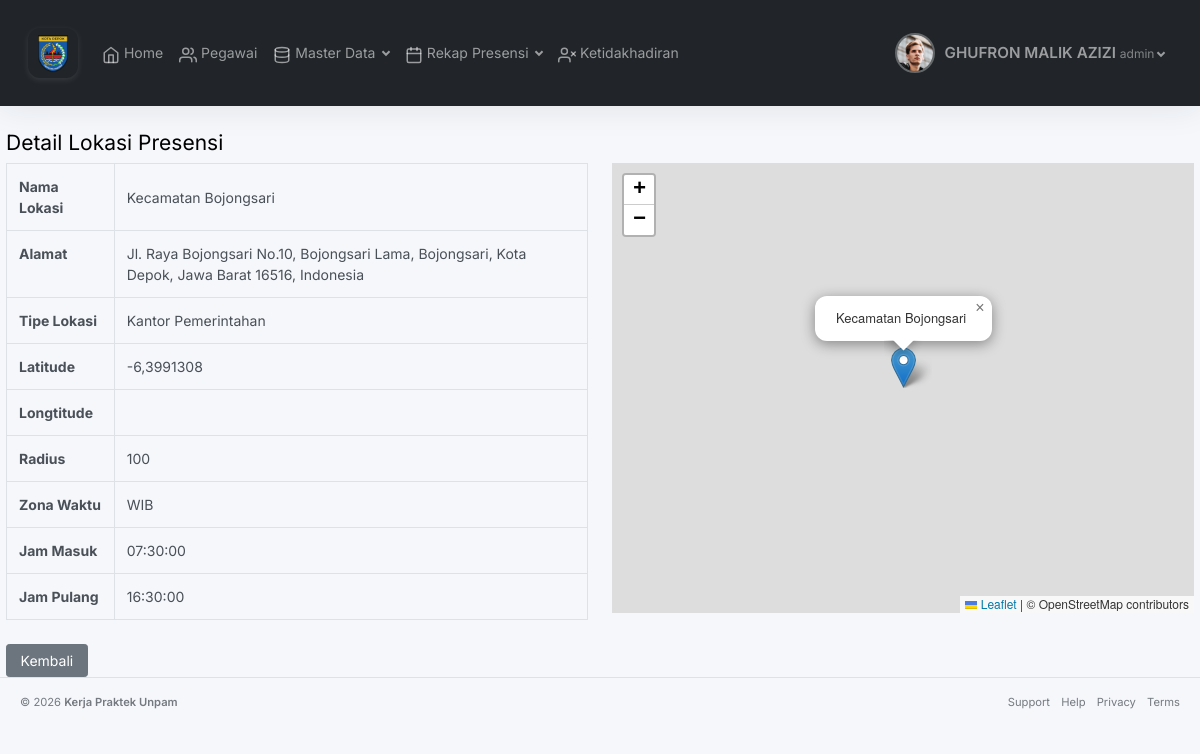
The page /admin/data_lokasi_presensi/detail.php?id=1 (signed in) on the database its author committed.
### tables this page shows
CREATE TABLE `lokasi_presensi` (
  `id` int NOT NULL,
  `nama_lokasi` varchar(225) DEFAULT NULL,
  `alamat_lokasi` varchar(225) DEFAULT NULL,
  `tipe_lokasi` varchar(50) DEFAULT NULL,
  `latitude` varchar(50) DEFAULT NULL,
  `longitude` varchar(50) DEFAULT NULL,
  `radius` int DEFAULT NULL,
  `zona_waktu` varchar(4) DEFAULT NULL,
  `jam_masuk` time DEFAULT NULL,
  `jam_pulang` time DEFAULT NULL
);

### admin/data_lokasi_presensi/detail.php (the view, shortened to what this page needs)
<?php
require_once('../../config.php');
$id = $_GET['id'] ?? null;
$stmt = $connection->prepare("SELECT * FROM lokasi_presensi WHERE id = ?");
$stmt->bind_param("i", $id);
$stmt->execute();
$result = $stmt->get_result();
$data = $result->fetch_assoc();
include('../layout/header.php');
?>
<link rel="stylesheet" href="https://unpkg.com/leaflet@1.9.4/dist/leaflet.css" />
<div class="container mt-4">
  <h3>Detail Lokasi Presensi</h3>
  <div class="row">
    <div class="col-md-6">
      <table class="table table-bordered">
        <tr><th>Nama Lokasi</th><td><?= htmlspecialchars($data['nama_lokasi']) ?></td></tr>
        <tr><th>Alamat</th><td><?= htmlspecialchars($data['alamat_lokasi']) ?></td></tr>
        <tr><th>Tipe Lokasi</th><td><?= htmlspecialchars($data['tipe_lokasi']) ?></td></tr>
        <tr><th>Latitude</th><td><?= htmlspecialchars($data['latitude']) ?></td></tr>
        <tr><th>Longtitude</th><td><?= htmlspecialchars($data['longtitude']) ?></td></tr>
        <tr><th>Radius</th><td><?= htmlspecialchars($data['radius']) ?></td></tr>
        <tr><th>Zona Waktu</th><td><?= htmlspecialchars($data['zona_waktu']) ?></td></tr>
        <tr><th>Jam Masuk</th><td><?= htmlspecialchars($data['jam_masuk']) ?></td></tr>
        <tr><th>Jam Pulang</th><td><?= htmlspecialchars($data['jam_pulang']) ?></td></tr>
      </table>
      <a href="lokasi_presensi.php" class="btn btn-secondary mt-2">Kembali</a>
    </div>
    <div class="col-md-6">
      <div id="map" style="height: 450px;"></div>
    </div>
  </div>
</div>
<?php include('../layout/footer.php'); ?>

### rows shown on the page
lokasi_presensi: nama_lokasi "Kecamatan Bojongsari", alamat_lokasi "Jl. Raya Bojongsari No.10, Bojongsari Lama, Bojongsari, Kota Depok, Jawa Barat 16516, Indonesia", tipe_lokasi "Kantor Pemerintahan", latitude "-6,3991308", radius "100", zona_waktu "WIB", jam_masuk "07:30:00", jam_pulang "16:30:00"

### other values the page prints
$nama "GHUFRON MALIK AZIZI"
$role "admin"
